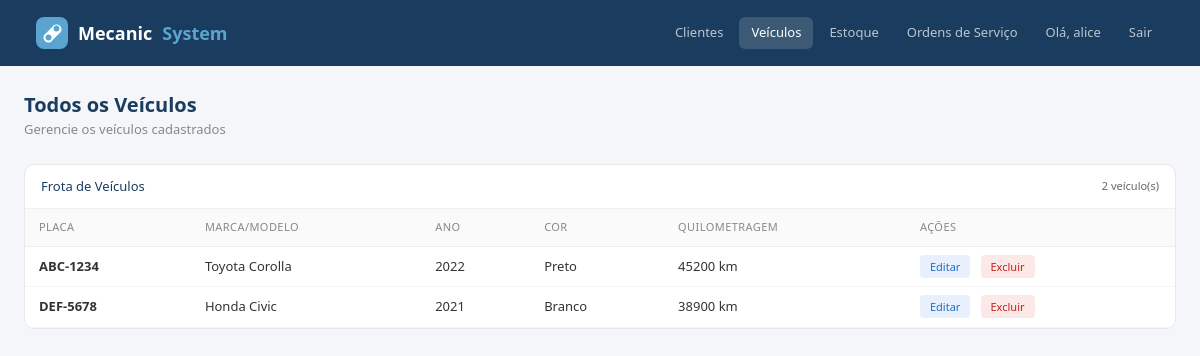
Page /clientes/veiculos/ (signed in) on the earlier database version.
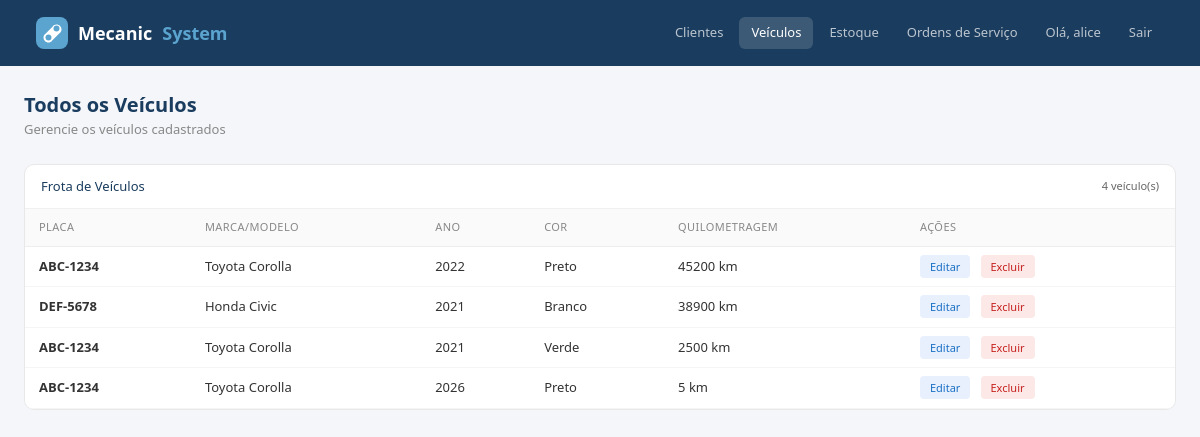
Same page on the later database version.
### clientes/models.py (models this page shows, shortened)
class Veiculo(models.Model):
    cliente = models.ForeignKey(Cliente, on_delete=models.CASCADE, related_name='veiculos')
    placa = models.CharField(max_length=10)
    modelo = models.CharField(max_length=100)
    marca = models.CharField(max_length=100)
    ano = models.IntegerField()
    cor = models.CharField(max_length=50, blank=True)
    quilometragem = models.IntegerField(default=0)

### clientes/views.py (the view, shortened to what this page needs)
# urls.py: path('veiculos/', views.listar_veiculos, name='listar_veiculos'),
def listar_veiculos(request, cliente_id=None):
    veiculos = Veiculo.objects.all()
    return render(
        request,
        'clientes/veiculos_listar.html',
        {'veiculos': veiculos}
    )

### clientes/templates/clientes/veiculos_listar.html (shortened to what this page needs)
{% extends "base.html" %}
{% block nav_veiculos %}active{% endblock %}
{% block conteudo %}
<div class="d-flex justify-content-between align-items-center mb-4">
  <div>
    <div class="page-title">{% if cliente %}Veículos de {{ cliente.nome }}{% else %}Todos os Veículos{% endif %}</div>
    <div class="page-sub">Gerencie os veículos cadastrados</div>
  </div>
</div>
<div class="card-table">
  <div class="card-top">
    <span style="font-size:13px;font-weight:500;color:#1a3c5e">Frota de Veículos</span>
    {% if veiculos %}
    <span style="font-size:11px;color:#666">{{ veiculos|length }} veículo(s)</span>
    {% endif %}
  </div>
  <table class="table mb-0">
    <thead>
      <tr>
        <th>Placa</th>
        <th>Marca/Modelo</th>
        <th>Ano</th>
        <th>Cor</th>
        <th>Quilometragem</th>
        <th>Ações</th>
      </tr>
    </thead>
    <tbody>
      {% for veiculo in veiculos %}
      <tr>
        <td><strong>{{ veiculo.placa }}</strong></td>
        <td>{{ veiculo.marca }} {{ veiculo.modelo }}</td>
        <td>{{ veiculo.ano }}</td>
        <td>{{ veiculo.cor|default:"—" }}</td>
        <td>{{ veiculo.quilometragem }} km</td>
        <td>
          <a href="/clientes/veiculo/editar/{{ veiculo.id }}/" class="btn-edit" style="font-size:11px;text-decoration:none">Editar</a>
          <a href="/clientes/veiculo/excluir/{{ veiculo.id }}/" class="btn-del" style="text-decoration:none;padding:4px 10px;font-size:11px">Excluir</a>
        </td>
      </tr>
      {% endfor %}
    </tbody>
  </table>
</div>
{% endblock %}

Differences in the rows shown:
added Veiculo: placa "ABC-1234", marca "Toyota", modelo "Corolla", ano "2021", cor "Verde", quilometragem "2500"
added Veiculo: placa "ABC-1234", marca "Toyota", modelo "Corolla", ano "2026", cor "Preto", quilometragem "5"
Other differences:
{{ veiculos|length }}: "2" → "4"
